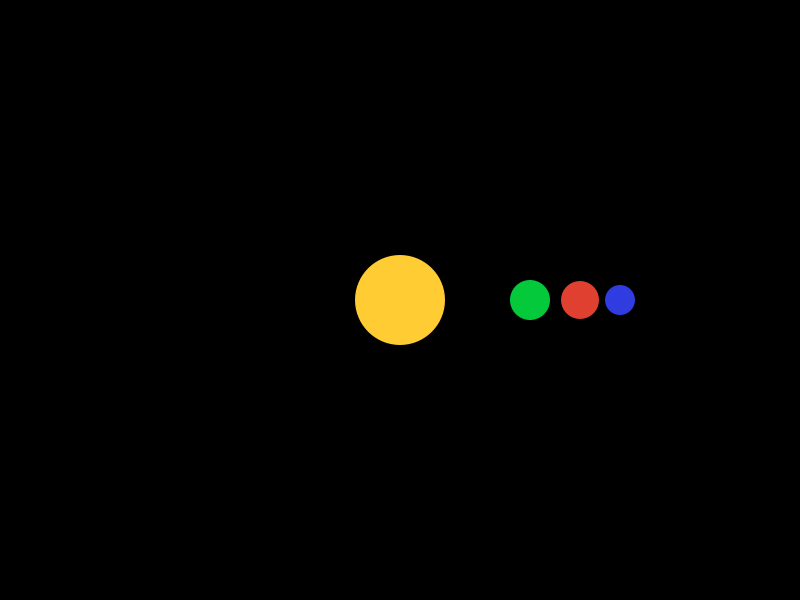
Frame 1 (no input)
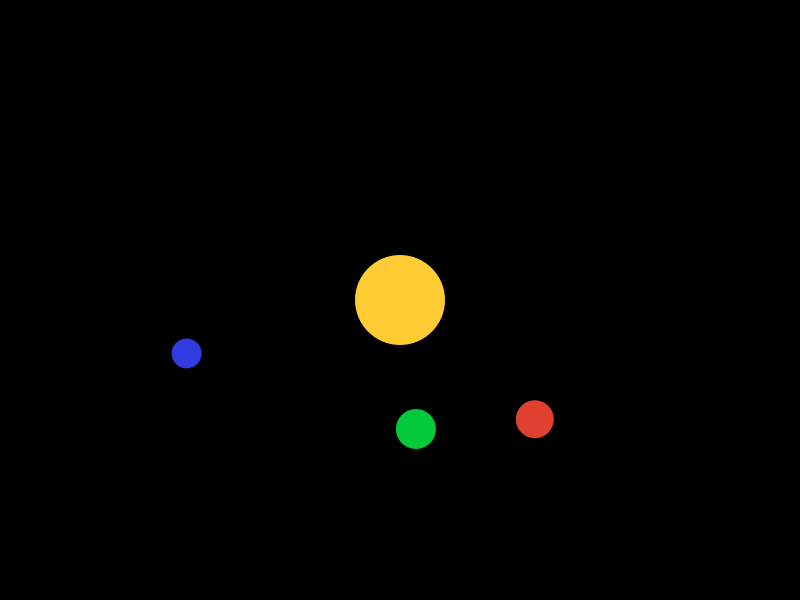
Frame 60 (the mouse pressed at the canvas centre just before this capture)
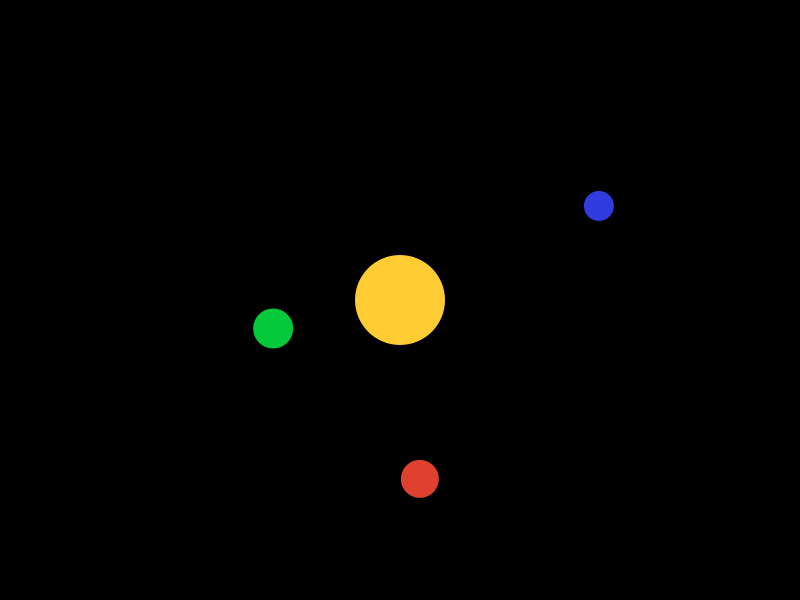
Frame 120 (the mouse held since frame 60 and released just before this capture)

The Processing sketch that drew these frames (run headless with seeded random() and noise(); from frame 60 on, the mouse is pressed at the canvas centre):

// Processing sketch: processing_61689
// ── processing_61689.pde

//Rules:
//click the screen to trigger a bullet
//try to hit all the stars around the sun to win
//If the bullet hit the sun, then you lose the game
//Game was designed based on Prof. Garrison's Galaxy app.

float solarR=45;
float MercurystarR=20;
float MercuryOrbitRadius=130;
float MarsRadius = 180;
float MercuryAngle=0;
float earthDia=15;
float earthOrbitRadius=220;
float earthAngle=0;
float MarsDia=19;
float MarsOrbitRadius=230;
float MarsAngle=0;
float bulletLen = 10;
 
color solYellow = #FFCC33;
color MercuryBlue = #313CE0;
color MarsRed = #E04030;
color SaturnGreen=#04C93A;
color Cometpink=#F25ACD;


//int value = #313CE0;
//int MercuryValue = #313ce0;

int cometappear = 0;//bullet doesn't appear 
//when the game stars
int yPos = 10000;//The default y coordinate of the bullet

boolean MercuryAlive = true;//the planet's value is true
//means the star hasn't been hit.
boolean earthAlive = true;
boolean MarsAlive = true;
boolean game = true;//when the game value is true,
//you are still playing
 
void setup() {
  size (800, 600);
  smooth();
  noStroke();
}
 
void draw() {
  background(0, 0, 0);
  translate(width/2, height/2);
  //move the origin to the center of the screen
  fill(solYellow);
  if (game)//when game is lasting,sun is drawn
  {
      ellipse(0, 0, solarR*2, solarR*2);
  }
 
  if (MercuryAlive)//when the Mercury is alive,the planet is drawn
  {
      pushMatrix(); //store the origin in the center
      rotate(MercuryAngle);//make the Mercury revolving
      translate(MercuryOrbitRadius, 0);//moving the origin to the Mercuty's orbit
      fill(SaturnGreen);
       
      ellipse(0, 0, MercurystarR*2, MercurystarR*2);
      popMatrix();//release the origin to the center of the screen
  }
    
  if (MarsAlive)//it works the same as the Mercury
  {
      pushMatrix();  
      rotate(MarsAngle);
      translate(MarsRadius, 0);
      fill(MarsRed);
    
      ellipse(0, 0, MarsDia*2, MarsDia*2);
      popMatrix();
  }
  
  if (earthAlive)
  {
      pushMatrix(); 
      rotate(earthAngle);
      translate(earthOrbitRadius, 0);
      fill(MercuryBlue);
       
      ellipse(0, 0, earthDia*2, earthDia*2);
      popMatrix();
  }

  if (cometappear == 1 && yPos > 0)
  // when the bullet is triggered but before it hits any targe
  {
    fill(Cometpink);
    //draw the bullet
    ellipse(0, yPos , bulletLen*2, bulletLen*2);
  }
  else
  //or in other cases, it disappears
  {
    cometappear = 0;
  }
  
    if (abs(MercuryAngle - PI / 2) < 0.001 && MercuryAlive)
  {//see whether the bullet hits the Mercury
    if ((MercuryOrbitRadius + MercurystarR <= yPos + bulletLen && MercuryOrbitRadius + MercurystarR >= yPos - bulletLen) ||
    (MercuryOrbitRadius - MercurystarR <= yPos + bulletLen && MercuryOrbitRadius - MercurystarR >= yPos - bulletLen) ||
    (MercuryOrbitRadius - MercurystarR <= yPos - bulletLen && MercuryOrbitRadius + MercurystarR >= yPos + bulletLen))//
    {
      cometappear = 0;
      yPos = -1;
      MercuryAlive = false;
    } 
  }
  //Tricky Collision Function
  if (abs(MarsAngle - PI / 2) < 0.001 && MarsAlive)
  {//to see if the Mercury goes to the position that can be hit by the bullet
    if ((MarsRadius + MarsDia <= yPos + bulletLen && MarsRadius + MarsDia >= yPos - bulletLen) ||
    (MarsRadius - MarsDia <= yPos + bulletLen && MarsRadius - MarsDia >= yPos - bulletLen) ||
    (MarsRadius - MarsDia <= yPos - bulletLen && MarsRadius + MarsDia >= yPos + bulletLen))
    {//if at the moment, the bullet is also on that position, the Mercury is hit by the bullet
      cometappear = 0;
      yPos = -1;
      MarsAlive = false;
    } 
  }
   //earth works the same as the Mercury
   if (abs(earthAngle - PI / 2) < 0.001 && earthAlive)
  {
    if ((earthOrbitRadius + earthDia <= yPos + bulletLen && earthOrbitRadius + earthDia >= yPos - bulletLen) ||
    (earthOrbitRadius - earthDia <= yPos + bulletLen && earthOrbitRadius - earthDia >= yPos - bulletLen) ||
    (earthOrbitRadius - earthDia <= yPos - bulletLen && earthOrbitRadius + earthDia >= yPos + bulletLen))//ç¢°æ’žå‘ç”Ÿäº†
    {
      cometappear = 0;
      yPos = -1;
      earthAlive = false;
    } 
  }
  

     //setting the revolusion angle
 MercuryAngle += PI / 128;
  if (MercuryAngle >= TWO_PI)
  {
    MercuryAngle = 0;
  }
  MarsAngle += PI / 256;
  if (MarsAngle >= TWO_PI)
  {
    MarsAngle = 0;
  }
  earthAngle += PI / 64;
  if (earthAngle >= TWO_PI)
  {
    earthAngle = 0;
  }
  //to set the speed of the bullet
  yPos -= 2;
  
  if (yPos > 0 && yPos - bulletLen < solarR)//æ’žä¸Šå¤ªé˜³äº†ï¼Œgame over
  {// if the bullet hit the sun, game is over
  // everything disappears
    game = false;
    earthAlive = false;
    MarsAlive = false;
    MercuryAlive = false;
    cometappear = 0;
    yPos = 3;
    // "game over" is presented on the screen
   text("GAME OVER", -100, 0, 100, 100); 
  }
  
  if (!earthAlive && !MarsAlive && !MercuryAlive && game)
  {//if all the planets are hit by the bullet
  //you win the game
    game = false;
    text("YOU WIN", -100, 0, 100, 100); 
  }
  
}
// the function of trigger the bullet
void mouseClicked() 
{
  if (cometappear == 0 && game)
  {
    cometappear = 1;
    yPos = height / 2;
  }
}
